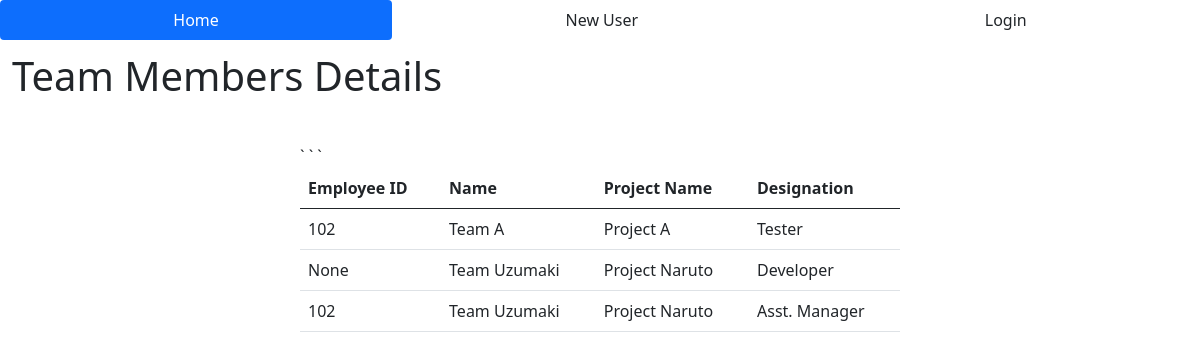
/teams/100, run on the app's committed database.
### EDMA/models.py (models this page shows)
class Team(db.Model):
    id = db.Column(db.Integer, primary_key=True)
    name = db.Column(db.String(25), nullable=False)
    proj = db.Column(db.String(25),  nullable=False)
    designation = db.Column(db.String(25), nullable=False)
    emp_id = db.Column(db.Integer, db.ForeignKey('employee.emp_id'))

### EDMA/routes.py (the view)
@app.route('/teams/<int:emp_id>')
def viewTeam(emp_id):
    tlis = Team.query.filter_by(emp_id=emp_id).all()
    tnames = []
    for t in tlis:
        if not t.name in tnames:
            tnames.append(t.name)
    lis = []
    for tn in tnames:
        lis.extend(Team.query.filter_by(name=tn).all())
    if len(lis) == 0:
        flash("You don't have any Team Members", category='info')
        return redirect(url_for('index'))
    else:
        return render_template('viewTeam.html', tdet=lis, emp_id=emp_id)

### EDMA/templates/viewTeam.html (shortened to what this page needs)
{% extends 'base.html' %}
{% block body %}
<h1>Team Members Details</h1>
<div class="form-div">
    <table class="table">
    <thead>
      <tr>
          <th scope="col">Employee ID</th>
          <th scope="col">Name</th>
          <th scope="col">Project Name</th>
          <th scope="'col">Designation</th>
      </tr>
    </thead>
    <tbody>
        {% for mt in tdet %}
            {% if mt.emp_id != emp_id %}
        `       <tr>
                   <td>{{ mt.emp_id }}</td>
                   <td>{{ mt.name }}</td>
                   <td>{{ mt.proj }}</td>
                   <td>{{ mt.designation }}</td>
               </tr>
            {% endif %}
        {% endfor %}
{% endblock %}

### EDMA/static/main.css (style rules this page uses)
h1 { padding: 1%; }
.form-div { width: 50%; margin: auto; padding-top: 1.5em; }

### data on the page
Team: emp_id "102", name "Team A", proj "Project A", designation "Tester"
Team: emp_id "None", name "Team Uzumaki", proj "Project Naruto", designation "Developer"
Team: emp_id "102", name "Team Uzumaki", proj "Project Naruto", designation "Asst. Manager"
